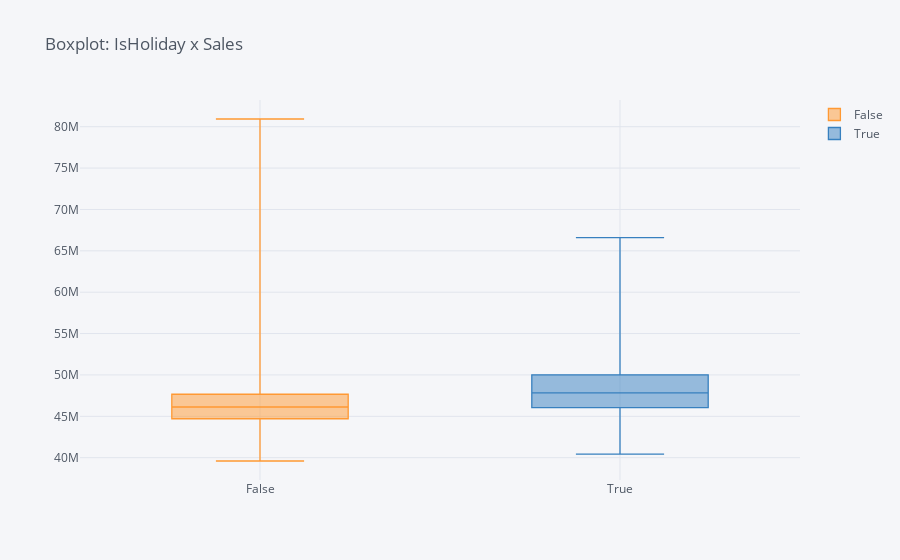

Here is the notebook cell this chart was saved with:
### Code cell
isholiday_sales_pivot.iplot('box', title=f'Boxplot: IsHoliday x Sales')

### Figure 1 — Plotly figure (JSON) as saved in the notebook; plotly's stock layout.template omitted (floating-point values rounded to 4 significant figures; data arrays with more than 128 entries replaced by an {"elided": "..."} marker saying what was removed)
{"data": [{"boxpoints": false, "line": {"width": 1.3}, "marker": {"color": "rgba(255, 153, 51, 1.0)"}, "name": "False", "orientation": "v", "type": "box", "y": {"elided": "143 float values"}}, {"boxpoints": false, "line": {"width": 1.3}, "marker": {"color": "rgba(55, 128, 191, 1.0)"}, "name": "True", "orientation": "v", "type": "box", "y": {"elided": "143 float values"}}], "layout": {"legend": {"bgcolor": "#F5F6F9", "font": {"color": "#4D5663"}}, "paper_bgcolor": "#F5F6F9", "plot_bgcolor": "#F5F6F9", "title": {"font": {"color": "#4D5663"}, "text": "Boxplot: IsHoliday x Sales"}, "xaxis": {"gridcolor": "#E1E5ED", "showgrid": true, "tickfont": {"color": "#4D5663"}, "title": {"font": {"color": "#4D5663"}, "text": ""}, "zerolinecolor": "#E1E5ED"}, "yaxis": {"gridcolor": "#E1E5ED", "showgrid": true, "tickfont": {"color": "#4D5663"}, "title": {"font": {"color": "#4D5663"}, "text": ""}, "zerolinecolor": "#E1E5ED"}}}
